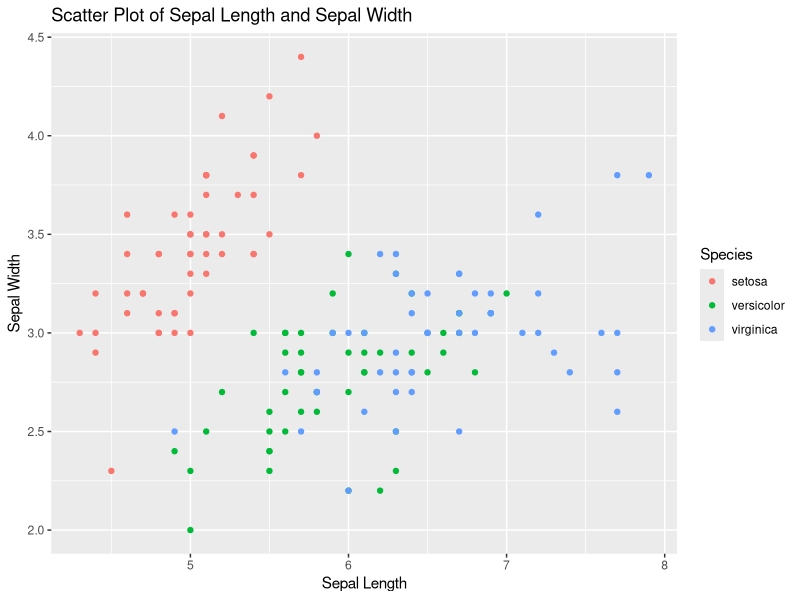

Recreate this plot in R.
library(ggplot2)
data(iris)

irisDF <- data.frame(iris)

summary(irisDF)

# plot(irisDF$Sepal.Length, irisDF$Sepal.Width, col = irisDF$Species)
ggplot(irisDF, aes(x = Sepal.Length, y = Sepal.Width, color = Species)) + geom_point() + labs(x = "Sepal Length", y = "Sepal Width", title = "Scatter Plot of Sepal Length and Sepal Width")